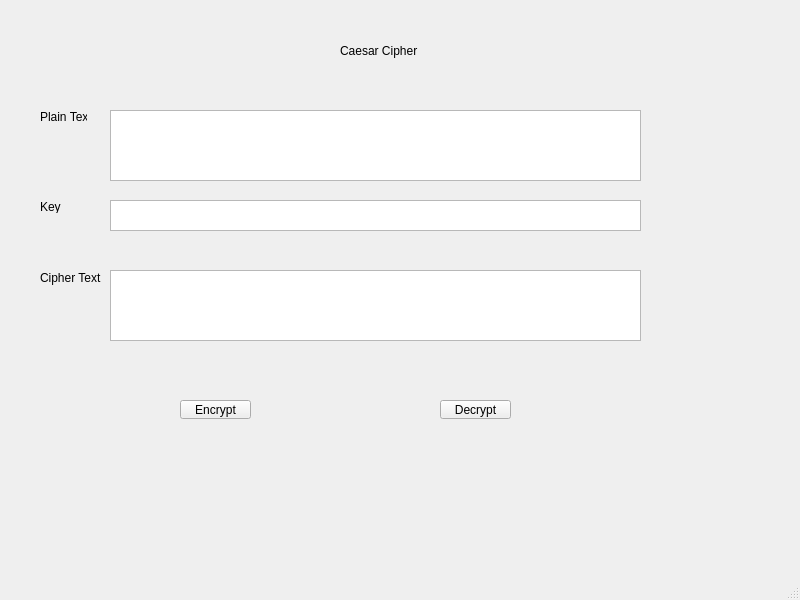
<?xml version="1.0" encoding="UTF-8"?>
<ui version="4.0">
 <class>MainWindow</class>
 <widget class="QMainWindow" name="MainWindow">
  <property name="geometry">
   <rect>
    <x>0</x>
    <y>0</y>
    <width>800</width>
    <height>600</height>
   </rect>
  </property>
  <property name="font">
   <font>
    <family>Arial</family>
   </font>
  </property>
  <property name="windowTitle">
   <string>MainWindow</string>
  </property>
  <widget class="QWidget" name="centralwidget">
   <widget class="QLabel" name="label">
    <property name="geometry">
     <rect>
      <x>340</x>
      <y>20</y>
      <width>91</width>
      <height>61</height>
     </rect>
    </property>
    <property name="layoutDirection">
     <enum>Qt::LeftToRight</enum>
    </property>
    <property name="text">
     <string>Caesar Cipher</string>
    </property>
   </widget>
   <widget class="QLabel" name="label_2">
    <property name="geometry">
     <rect>
      <x>40</x>
      <y>110</y>
      <width>47</width>
      <height>13</height>
     </rect>
    </property>
    <property name="text">
     <string>Plain Text</string>
    </property>
   </widget>
   <widget class="QLabel" name="label_3">
    <property name="geometry">
     <rect>
      <x>40</x>
      <y>200</y>
      <width>47</width>
      <height>13</height>
     </rect>
    </property>
    <property name="text">
     <string>Key</string>
    </property>
   </widget>
   <widget class="QLabel" name="label_4">
    <property name="geometry">
     <rect>
      <x>40</x>
      <y>270</y>
      <width>61</width>
      <height>16</height>
     </rect>
    </property>
    <property name="text">
     <string>Cipher Text</string>
    </property>
   </widget>
   <widget class="QPlainTextEdit" name="txt_plain">
    <property name="geometry">
     <rect>
      <x>110</x>
      <y>110</y>
      <width>531</width>
      <height>71</height>
     </rect>
    </property>
   </widget>
   <widget class="QPlainTextEdit" name="txt_key">
    <property name="geometry">
     <rect>
      <x>110</x>
      <y>200</y>
      <width>531</width>
      <height>31</height>
     </rect>
    </property>
   </widget>
   <widget class="QPlainTextEdit" name="txt_cipher">
    <property name="geometry">
     <rect>
      <x>110</x>
      <y>270</y>
      <width>531</width>
      <height>71</height>
     </rect>
    </property>
   </widget>
   <widget class="QToolButton" name="btn_en">
    <property name="geometry">
     <rect>
      <x>180</x>
      <y>400</y>
      <width>71</width>
      <height>19</height>
     </rect>
    </property>
    <property name="text">
     <string>Encrypt</string>
    </property>
   </widget>
   <widget class="QToolButton" name="btn_de">
    <property name="geometry">
     <rect>
      <x>440</x>
      <y>400</y>
      <width>71</width>
      <height>19</height>
     </rect>
    </property>
    <property name="text">
     <string>Decrypt</string>
    </property>
   </widget>
  </widget>
  <widget class="QMenuBar" name="menubar">
   <property name="geometry">
    <rect>
     <x>0</x>
     <y>0</y>
     <width>800</width>
     <height>21</height>
    </rect>
   </property>
  </widget>
  <widget class="QStatusBar" name="statusbar"/>
 </widget>
 <resources/>
 <connections/>
</ui>
